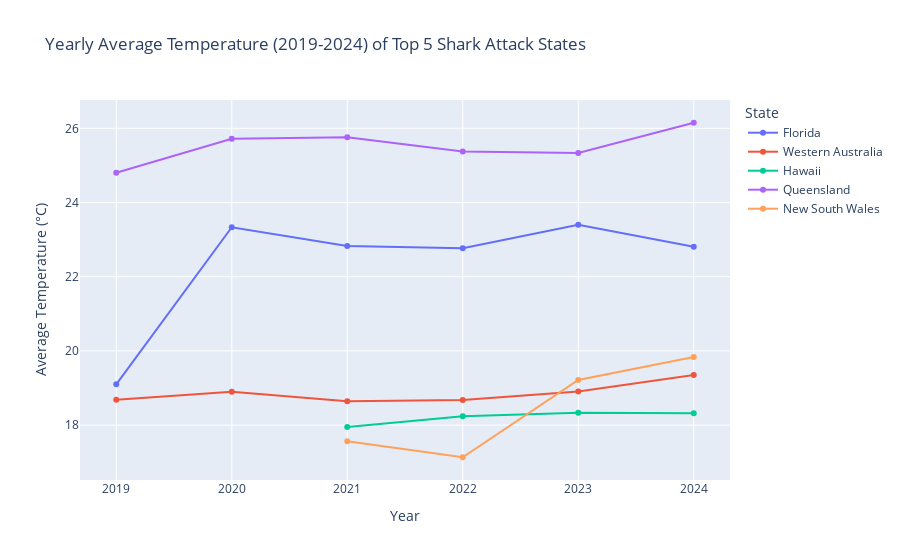

Notebook cell for this chart:
### Code cell
import plotly.express as px

# Example 'top_5_states' attack counts for context
top_5_states = {
    'Florida': 140,
    'Western Australia': 47,
    'Hawaii': 45,
    'Queensland': 35,
    'New South Wales': 30
}

# Plot yearly average temperature for the states with line graph distinguishing by state
fig = px.line(
    temp_all,
    x='Year',
    y='Avg_Temperature_C',
    color='state_clean',
    title='Yearly Average Temperature (2019-2024) of Top 5 Shark Attack States',
    labels={
        'Year': 'Year',
        'Avg_Temperature_C': 'Average Temperature (°C)',
        'state_clean': 'State'
    },
    markers=True  # Show points on the lines
)

fig.show()

### Figure 1 — Plotly figure (JSON) as saved in the notebook; plotly's stock layout.template omitted (floating-point values rounded to 4 significant figures)
{"data": [{"hovertemplate": "State=Florida<br>Year=%{x}<br>Average Temperature (°C)=%{y}<extra></extra>", "legendgroup": "Florida", "line": {"color": "#636efa", "dash": "solid"}, "marker": {"symbol": "circle"}, "mode": "lines+markers", "name": "Florida", "orientation": "v", "showlegend": true, "type": "scatter", "x": [2019, 2020, 2021, 2022, 2023, 2024], "xaxis": "x", "y": [19.1, 23.33, 22.82, 22.77, 23.4, 22.81], "yaxis": "y"}, {"hovertemplate": "State=Western Australia<br>Year=%{x}<br>Average Temperature (°C)=%{y}<extra></extra>", "legendgroup": "Western Australia", "line": {"color": "#EF553B", "dash": "solid"}, "marker": {"symbol": "circle"}, "mode": "lines+markers", "name": "Western Australia", "orientation": "v", "showlegend": true, "type": "scatter", "x": [2019, 2020, 2021, 2022, 2023, 2024], "xaxis": "x", "y": [18.68, 18.9, 18.64, 18.68, 18.91, 19.35], "yaxis": "y"}, {"hovertemplate": "State=Hawaii<br>Year=%{x}<br>Average Temperature (°C)=%{y}<extra></extra>", "legendgroup": "Hawaii", "line": {"color": "#00cc96", "dash": "solid"}, "marker": {"symbol": "circle"}, "mode": "lines+markers", "name": "Hawaii", "orientation": "v", "showlegend": true, "type": "scatter", "x": [2019, 2020, 2021, 2022, 2023, 2024], "xaxis": "x", "y": [null, null, 17.95, 18.24, 18.33, 18.32], "yaxis": "y"}, {"hovertemplate": "State=Queensland<br>Year=%{x}<br>Average Temperature (°C)=%{y}<extra></extra>", "legendgroup": "Queensland", "line": {"color": "#ab63fa", "dash": "solid"}, "marker": {"symbol": "circle"}, "mode": "lines+markers", "name": "Queensland", "orientation": "v", "showlegend": true, "type": "scatter", "x": [2019, 2020, 2021, 2022, 2023, 2024], "xaxis": "x", "y": [24.8, 25.72, 25.76, 25.38, 25.33, 26.15], "yaxis": "y"}, {"hovertemplate": "State=New South Wales<br>Year=%{x}<br>Average Temperature (°C)=%{y}<extra></extra>", "legendgroup": "New South Wales", "line": {"color": "#FFA15A", "dash": "solid"}, "marker": {"symbol": "circle"}, "mode": "lines+markers", "name": "New South Wales", "orientation": "v", "showlegend": true, "type": "scatter", "x": [2019, 2021, 2022, 2023, 2024], "xaxis": "x", "y": [null, 17.57, 17.13, 19.22, 19.83], "yaxis": "y"}], "layout": {"legend": {"title": {"text": "State"}, "tracegroupgap": 0}, "title": {"text": "Yearly Average Temperature (2019-2024) of Top 5 Shark Attack States"}, "xaxis": {"anchor": "y", "domain": [0, 1], "title": {"text": "Year"}}, "yaxis": {"anchor": "x", "domain": [0, 1], "title": {"text": "Average Temperature (°C)"}}}}
